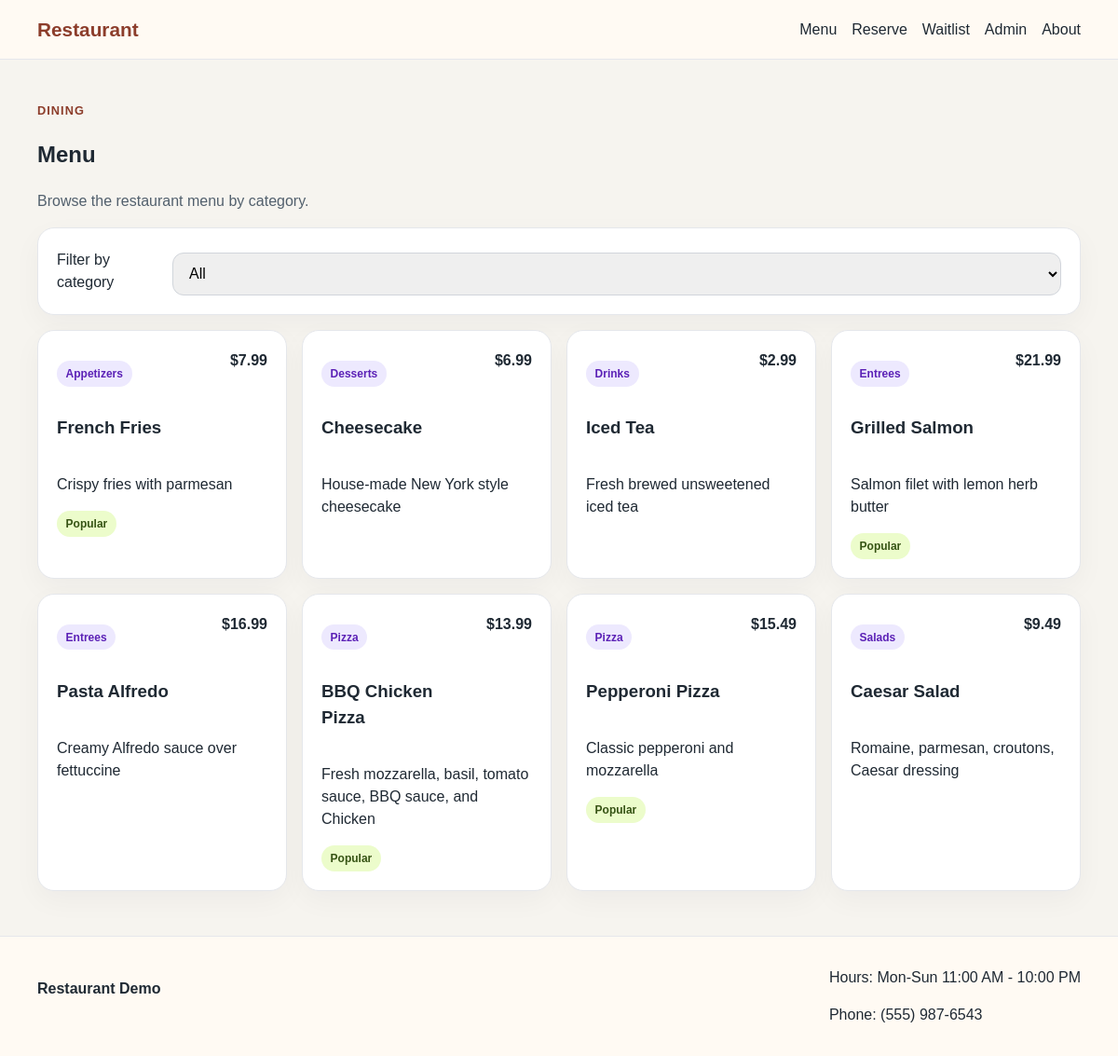
The page /menu on the database its author committed.
### tables this page shows
CREATE TABLE menu_items (
                id INTEGER PRIMARY KEY AUTOINCREMENT,
                name TEXT NOT NULL,
                description TEXT NOT NULL,
                price REAL NOT NULL,
                category TEXT NOT NULL,
                is_popular INTEGER NOT NULL DEFAULT 0
            );

### app.py (the view)
@app.route("/menu")
def menu() -> str:
    menu_items = fetch_all("SELECT * FROM menu_items ORDER BY category, name")
    categories = sorted({item["category"] for item in menu_items})
    return render_template("menu.html", menu_items=menu_items, categories=categories)

### app.py (called while the page is built)
def get_db() -> sqlite3.Connection:
    if "db" not in g:
        g.db = sqlite3.connect(app.config["DATABASE"])
        g.db.row_factory = sqlite3.Row
    return g.db

def fetch_all(query: str, params: tuple[Any, ...] = ()) -> list[sqlite3.Row]:
    return get_db().execute(query, params).fetchall()

### templates/menu.html (shortened to what this page needs)
{% extends 'base.html' %}
{% block content %}
<section class="section-head">
  <p class="eyebrow">Dining</p>
  <h1>Menu</h1>
  <p class="lead">Browse the restaurant menu by category.</p>
</section>
<div class="filter-row card">
  <label for="categoryFilter">Filter by category</label>
  <select id="categoryFilter">
    <option value="all">All</option>
  </select>
</div>
<div class="menu-grid">
  {% for item in menu_items %}
    <article class="card menu-card" data-category="{{ item.category }}">
      <div class="menu-header">
        <div>
          <p class="chip">{{ item.category }}</p>
          <h3>{{ item.name }}</h3>
        </div>
        <strong>${{ '%.2f'|format(item.price) }}</strong>
      </div>
      <p>{{ item.description }}</p>
      {% if item.is_popular %}
        <span class="badge">Popular</span>
      {% endif %}
    </article>
  {% endfor %}
</div>
{% endblock %}

### static/css/style.css (style rules this page uses)
:root { --bg: #f6f4ef; --surface: #ffffff; --text: #1f2933; --muted: #52606d; --accent: #8c3d2b; --accent-dark: #6c2f22; --border: #e5e7eb; --success-bg: #ecfdf3; --success-text: #166534; --error-bg: #fef2f2; --error-text: #991b1b; }
* { box-sizing: border-box; }
body { margin: 0; font-family: Arial, Helvetica, sans-serif; background: var(--bg); color: var(--text); line-height: 1.5; }
.card { background: var(--surface); border: 1px solid var(--border); border-radius: 18px; padding: 1.25rem; box-shadow: 0 10px 30px rgba(15, 23, 42, 0.04); }
.eyebrow { color: var(--accent); text-transform: uppercase; letter-spacing: 0.08em; font-size: 0.8rem; font-weight: 700; }
.lead { color: var(--muted); max-width: 60ch; }
.hero-stats, .table-grid, .menu-grid { display: grid; gap: 1rem; }
.section-head { margin-bottom: 1rem; }
.filter-row { display: flex; gap: 1rem; align-items: center; margin-bottom: 1rem; }
.filter-row select, .form-grid input, .form-grid textarea { width: 100%; border: 1px solid #d1d5db; border-radius: 12px; padding: 0.8rem; margin-top: 0.35rem; font: inherit; }
.menu-grid { grid-template-columns: repeat(auto-fit, minmax(240px, 1fr)); }
.menu-card .menu-header { display: flex; justify-content: space-between; gap: 1rem; align-items: flex-start; }
.badge, .chip { display: inline-block; border-radius: 999px; padding: 0.3rem 0.6rem; font-size: 0.75rem; font-weight: 700; }
.badge { background: #ecfccb; color: #365314; }
.chip { background: #ede9fe; color: #5b21b6; }

### rows shown on the page
menu_items: category "Appetizers", name "French Fries", price "7.99", description "Crispy fries with parmesan", is_popular "Popular"
menu_items: category "Desserts", name "Cheesecake", price "6.99", description "House-made New York style cheesecake"
menu_items: category "Drinks", name "Iced Tea", price "2.99", description "Fresh brewed unsweetened iced tea"
menu_items: category "Entrees", name "Grilled Salmon", price "21.99", description "Salmon filet with lemon herb butter", is_popular "Popular"
menu_items: category "Entrees", name "Pasta Alfredo", price "16.99", description "Creamy Alfredo sauce over fettuccine"
menu_items: category "Pizza", name "BBQ Chicken Pizza", price "13.99", description "Fresh mozzarella, basil, tomato sauce, BBQ sauce, and Chicken", is_popular "Popular"
menu_items: category "Pizza", name "Pepperoni Pizza", price "15.49", description "Classic pepperoni and mozzarella", is_popular "Popular"
menu_items: category "Salads", name "Caesar Salad", price "9.49", description "Romaine, parmesan, croutons, Caesar dressing"
